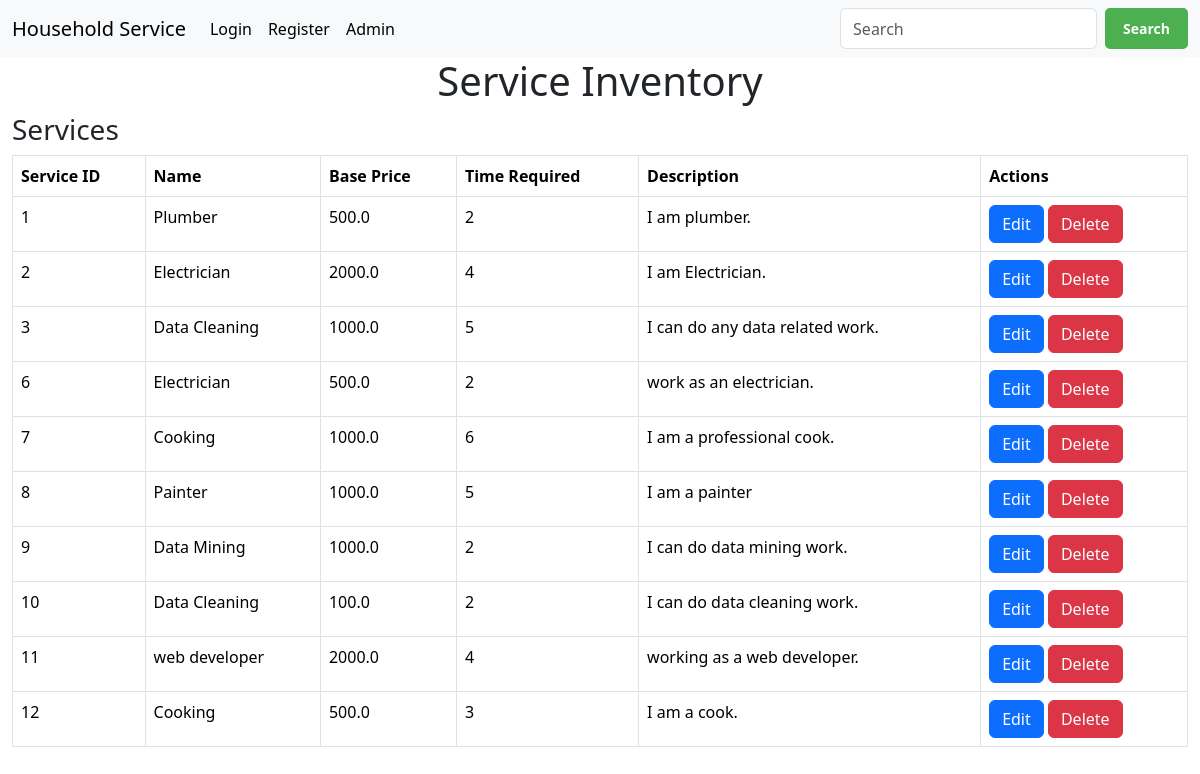
The app's page /view_services with its own data.
### project/model.py (models this page shows)
class ServiceProfessional(db.Model):
    id = db.Column(db.Integer, primary_key=True, autoincrement=True)
    service_type = db.Column(db.String(20), nullable=False, index=True)
    service_duration = db.Column(db.Integer, nullable=False)
    experience_year = db.Column(db.Integer, nullable=False)
    service_description = db.Column(db.String(100), nullable=True)
    service_price = db.Column(db.Float, nullable=False)
    rating = db.Column(db.Integer, nullable=True)
    user_id = db.Column(db.Integer, db.ForeignKey('user.id', name='fk_serviceprofessional_user'), nullable=False)

### main.py (the view)
@app.route('/view_services', methods=['GET'])
def view_services():
    services = ServiceProfessional.query.all()
    return render_template('view_services.html', services=services)

### templates/view_services.html (shortened to what this page needs)
{% extends 'base.html' %}
{% block content %}
<div class="container-fluid m=4">
    <h1 class="text-center">Service Inventory</h1>
    <h3>Services</h3>
    <table class="table table-bordered">
        <thead>
            <tr>
                <th>Service ID</th>
                <th>Name</th>
                <th>Base Price</th>
                <th>Time Required</th>
                <th>Description</th>
                <th>Actions</th>
            </tr>
        </thead>
        <tbody>
            {% for service in services %}
                <tr>
                    <td>{{ service.id }}</td>
                    <td>{{ service.service_type }}</td>
                    <td>{{ service.service_price }}</td>
                    <td>{{ service.service_duration }}</td>
                    <td>{{ service.service_description }}</td>
                    <td>
                        <button type="button" class="btn btn-primary" data-bs-toggle="modal" data-bs-target="#edit_{{ service.id }}">
                            Edit
                        </button>
                        <form action="{{ url_for('delete_service', service_id=service.id) }}" method="POST" style="display:inline;">
                            <button type="submit" class="btn btn-danger" onclick="return confirm('Are you sure you want to delete this service?');">Delete</button>
                        </form>
                    </td>
                </tr>
            {% endfor %}
        </tbody>
    </table>
</div>
{% endblock %}

### records on screen
ServiceProfessional: id "1", service_type "Plumber", service_price "500.0", service_duration "2", service_description "I am plumber."
ServiceProfessional: id "2", service_type "Electrician", service_price "2000.0", service_duration "4", service_description "I am Electrician."
ServiceProfessional: id "3", service_type "Data Cleaning", service_price "1000.0", service_duration "5", service_description "I can do any data related work."
ServiceProfessional: id "6", service_type "Electrician", service_price "500.0", service_duration "2", service_description "work as an electrician."
ServiceProfessional: id "7", service_type "Cooking", service_price "1000.0", service_duration "6", service_description "I am a professional cook."
ServiceProfessional: id "8", service_type "Painter", service_price "1000.0", service_duration "5", service_description "I am a painter"
ServiceProfessional: id "9", service_type "Data Mining", service_price "1000.0", service_duration "2", service_description "I can do data mining work."
ServiceProfessional: id "10", service_type "Data Cleaning", service_price "100.0", service_duration "2", service_description "I can do data cleaning work."
ServiceProfessional: id "11", service_type "web developer", service_price "2000.0", service_duration "4", service_description "working as a web developer."
ServiceProfessional: id "12", service_type "Cooking", service_price "500.0", service_duration "3", service_description "I am a cook."
